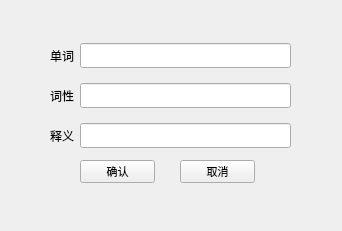
<?xml version="1.0" encoding="UTF-8"?>
<ui version="4.0">
 <class>insert</class>
 <widget class="QWidget" name="insert">
  <property name="geometry">
   <rect>
    <x>0</x>
    <y>0</y>
    <width>342</width>
    <height>231</height>
   </rect>
  </property>
  <property name="windowTitle">
   <string>Form</string>
  </property>
  <widget class="QWidget" name="horizontalLayoutWidget">
   <property name="geometry">
    <rect>
     <x>50</x>
     <y>40</y>
     <width>241</width>
     <height>31</height>
    </rect>
   </property>
   <property name="font">
    <font>
     <family>新宋体</family>
     <pointsize>9</pointsize>
    </font>
   </property>
   <layout class="QHBoxLayout" name="horizontalLayout">
    <item>
     <widget class="QLabel" name="label">
      <property name="font">
       <font>
        <family>新宋体</family>
        <pointsize>9</pointsize>
       </font>
      </property>
      <property name="text">
       <string>单词</string>
      </property>
     </widget>
    </item>
    <item>
     <widget class="QLineEdit" name="lineEdit">
      <property name="font">
       <font>
        <family>新宋体</family>
        <pointsize>9</pointsize>
       </font>
      </property>
     </widget>
    </item>
   </layout>
  </widget>
  <widget class="QWidget" name="horizontalLayoutWidget_2">
   <property name="geometry">
    <rect>
     <x>50</x>
     <y>80</y>
     <width>241</width>
     <height>31</height>
    </rect>
   </property>
   <property name="font">
    <font>
     <family>新宋体</family>
     <pointsize>9</pointsize>
    </font>
   </property>
   <layout class="QHBoxLayout" name="horizontalLayout_2">
    <item>
     <widget class="QLabel" name="label_2">
      <property name="font">
       <font>
        <family>新宋体</family>
        <pointsize>9</pointsize>
       </font>
      </property>
      <property name="text">
       <string>词性</string>
      </property>
     </widget>
    </item>
    <item>
     <widget class="QLineEdit" name="lineEdit_2">
      <property name="font">
       <font>
        <family>新宋体</family>
        <pointsize>9</pointsize>
       </font>
      </property>
     </widget>
    </item>
   </layout>
  </widget>
  <widget class="QWidget" name="horizontalLayoutWidget_3">
   <property name="geometry">
    <rect>
     <x>50</x>
     <y>120</y>
     <width>241</width>
     <height>31</height>
    </rect>
   </property>
   <property name="font">
    <font>
     <family>新宋体</family>
     <pointsize>9</pointsize>
    </font>
   </property>
   <layout class="QHBoxLayout" name="horizontalLayout_3">
    <item>
     <widget class="QLabel" name="label_3">
      <property name="font">
       <font>
        <family>新宋体</family>
        <pointsize>9</pointsize>
       </font>
      </property>
      <property name="text">
       <string>释义</string>
      </property>
     </widget>
    </item>
    <item>
     <widget class="QLineEdit" name="lineEdit_3">
      <property name="font">
       <font>
        <family>新宋体</family>
        <pointsize>9</pointsize>
       </font>
      </property>
     </widget>
    </item>
   </layout>
  </widget>
  <widget class="QPushButton" name="pushButton_insert">
   <property name="geometry">
    <rect>
     <x>80</x>
     <y>160</y>
     <width>75</width>
     <height>23</height>
    </rect>
   </property>
   <property name="font">
    <font>
     <family>新宋体</family>
     <pointsize>8</pointsize>
    </font>
   </property>
   <property name="text">
    <string>确认</string>
   </property>
  </widget>
  <widget class="QPushButton" name="pushButton_2_insert">
   <property name="geometry">
    <rect>
     <x>180</x>
     <y>160</y>
     <width>75</width>
     <height>23</height>
    </rect>
   </property>
   <property name="font">
    <font>
     <family>新宋体</family>
     <pointsize>8</pointsize>
    </font>
   </property>
   <property name="text">
    <string>取消</string>
   </property>
  </widget>
 </widget>
 <resources/>
 <connections/>
</ui>
